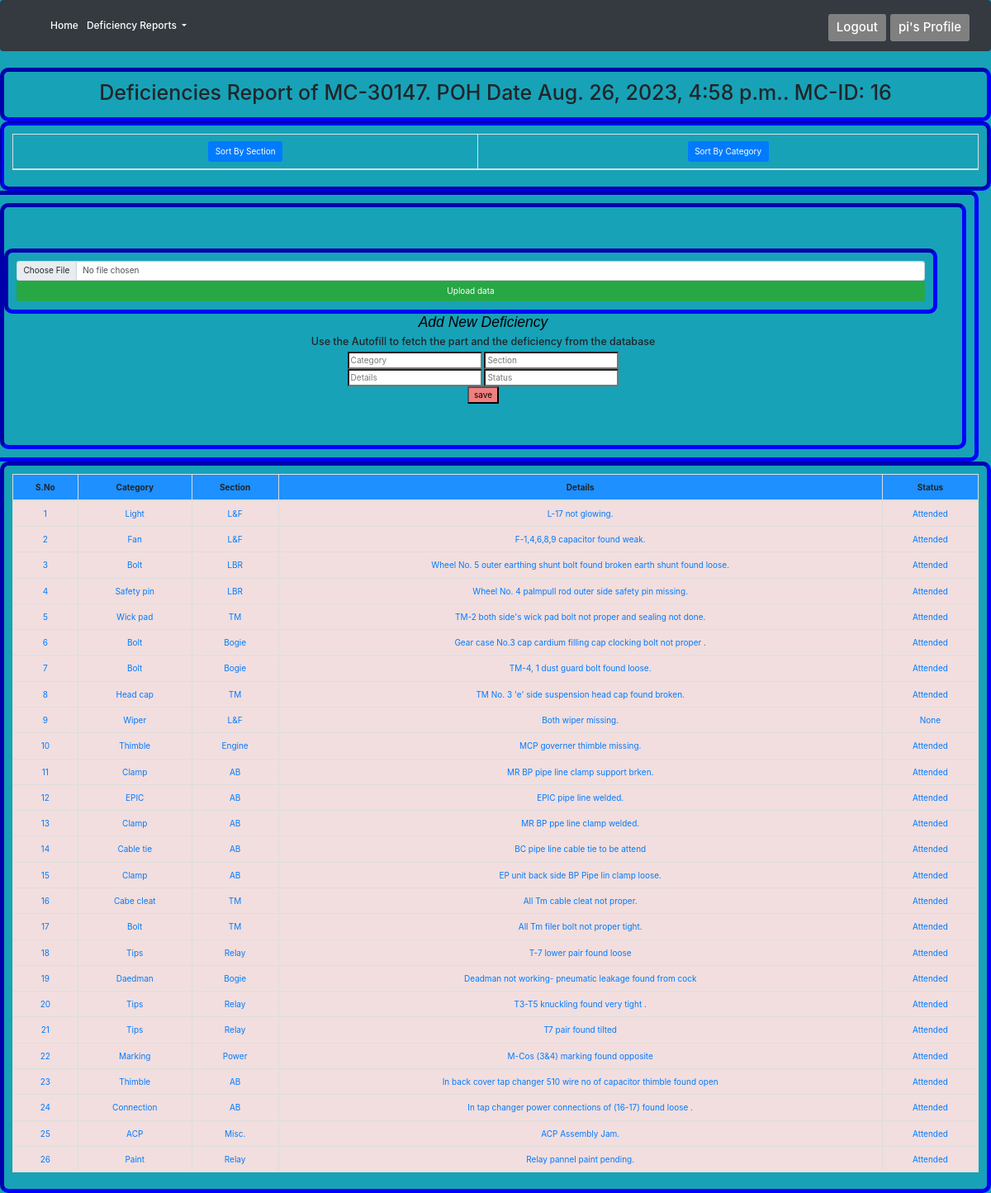
Page /defi/showMCdet/16/ (signed in) on the committed database.
### users/models.py (models this page shows, shortened)
class Profile(AbstractUser):
    DesignationChoices = (
        ("Officer", "Officer"),
        ("SSE/CB", "SSE/CB"),
        ("JE/CB", "JE/CB"),
        ("Techical Asst", "Technical Asst"),
    )
    PlaceOfPosting = (
        ("Sickline Office", "Sickline Office"),
        ("ROH Office", "ROH"),
        ("Contract Office", "Contract Office"),
        ("Tech Cell Office", "Tech Cell Office"),
        ("OMRS Office", "OMRS Office"),
        ("SSE Planning Office", "SSE Planning Office"),
        ("M&P Section", "M&P Section"),
        ("CB Administration", "CB Administration"),
        ("Stores", "Stores"),
        ("Wheel Shop", "Wheel Shop"),
    )
    Name = models.OneToOneField(
        settings.AUTH_USER_MODEL, on_delete=models.CASCADE, null=True, blank=True)
    image = models.ImageField(default='default.jpg', upload_to='profile_pics')
    Mobile = models.BigIntegerField(null=True, blank=True)
    LocalAddress = models.TextField(null=True, blank=True)
    IDNumber = models.CharField(max_length=30, default='ID Number', null=True)
    Designation = models.CharField(max_length=30, default='JE/CB', null=True, blank=True)
    Posted = models.CharField(max_length=30, choices=PlaceOfPosting, default='Tech Cell Office', null=True, blank=True)
    DateOfJoining = models.DateField(null=True, default='1001-01-01', blank=True)

### defi/models.py (models this page shows)
class MC(models.Model):
    MCName = models.CharField(max_length=100, unique=True)
    Date = models.DateTimeField(default=timezone.now)
    POHDate = models.DateField(null=True, blank=True)
    Shop = models.ForeignKey(Shop, on_delete=models.CASCADE,null=True, related_name='MCShop')
    Shed = models.ForeignKey(Shed, on_delete=models.CASCADE,null=True, related_name='MCShed')
    author = models.ForeignKey(
        settings.AUTH_USER_MODEL, on_delete=models.DO_NOTHING, null=True, related_name='mcauth')
    def __str__(self):
        return self.MCName

class MCRemark(models.Model):
    Date = models.DateTimeField(default=timezone.now)
    MCName = models.ForeignKey(MC, on_delete=models.CASCADE, related_name='MCName1')
    POHDate = models.DateField(null=True, blank=True)
    MCDefArea = models.ForeignKey(MCArea, on_delete=models.CASCADE, related_name='MCArea1')
    MCSecArea = models.ForeignKey(MCSec, on_delete=models.CASCADE,null=True, related_name='MCSecArea1')
    MCStatus = models.ForeignKey(Status, on_delete=models.CASCADE,null=True, related_name='MCStatus')
    MCDef = models.CharField(max_length=500, blank=True, null=True)
    def __str__(self):
        return f"{self.MCName}-{self.POHDate}-{self.MCDefArea}-{self.MCSecArea}-{self.MCDef}"

class MCArea(models.Model):
    MCArea = models.CharField(max_length=100, blank=True, null=True, unique=True)
    Date = models.DateTimeField(default=timezone.now)
    def __str__(self):
        return self.MCArea

class MCSec(models.Model):
    MCSec = models.CharField(max_length=100, blank=True, null=True, unique=True)
    Date = models.DateTimeField(default=timezone.now)
    def __str__(self):
        return self.MCSec

class Status(models.Model):
    Status = models.CharField(max_length=100, blank=True, null=True, unique=True)
    Date = models.DateTimeField(default=timezone.now)
    def __str__(self):
        return self.Status

### defi/views.py (the view)
# urls.py: path('showMCdet/<int:Serial>/', views.showMCdet, name='showMCdet'),
@login_required
def showMCdet(request, Serial):
    p = MC.objects.get(id=Serial)
    q = MCRemark.objects.filter(MCName=p.id).order_by('-Date')
    print(q)
    context = {
        'object': p,
        'q' : q,
    }
    print(context)
    return render(request, 'deficiencies/mcdefdet.html', context)

### templates/deficiencies/mcdefdet.html (shortened to what this page needs)
{%extends 'charts/base.html'%}
{%block content%}
<div class="center">
<h1>Deficiencies Report of {{ object.MCName }}. POH Date {{ object.Date}}.  MC-ID: {{object.id}}</h1>
</div>
<div class="overflow-auto w-100 h-10 center3">
    <table class="table table-bordered ">
        <thead>
            <tr>
                <th>
    <form method="POST" action="{%url 'MCChartBySection' object.pk%}" >
        <input type="submit" value="Sort By Section" class="btn btn-primary custom-btn" >
      </form>
      </th>
      <th>
        <form method="POST" action="{%url 'MCChartByArea' object.pk%}" >
        <input type="submit" value="Sort By Category" class="btn btn-primary custom-btn" >
      </form>
      </th>
      </tr>
        </thead>
    </table>
</div>
    </div>
<div class="row center">
    <div class="col center2">
        {% if user.is_authenticated %}
        {%if user.is_superuser == 1%}
        <form method="POST" action="{%url 'MCExcelImport' object.pk %}" enctype="multipart/form-data">
            <div
             class="row center">
                            <input type="file" name="myfile" class="form-control">
                                     <button type="submit" class="btn btn-success" >Upload data</button>
                        </div>
          </form>
          {%endif%}
          {%endif%}
        <form method="POST" action="{%url 'addMCremark' object.pk %}">
            <h3 style="color:black; font-family:sans-serif; font-style:italic"> Add New Deficiency</h3>
            <h5>Use the Autofill to fetch the part and the deficiency from the database</h5>
            <input type="text" id="Part" name="Part" style="background-color: white; color:black" placeholder="Category"
                aria-label="Category" />
            <input type="text" id="Def" name="Def" style="background-color: white; color:black" placeholder="Section"
                aria-label="Section" />
            <br>
            <input type="text" id="Details" name="Details" style="background-color: white; color:black" placeholder="Details" aria-label="Details"/>
            <input type="text" id="Status" name="Status" style="background-color: white; color:black" placeholder="Status" aria-label="Status"/>
            <br>
            <input type="submit" value="save" style="background-color: lightcoral; color:black" />
        </form>
    </div>
</div>
<div class="center">
<div style="flex-grow: 8; background-color:DodgerBlue;">
    <table class="table table-bordered">
        <thead>
            <tr>
                <th>S.No</th>
                <th>Category</th>
                    <th>Section</th>
                    <th>Details</th>
                    <th>Status</th>
            </tr>
        </thead>
        <tbody>
            {%for obj in q %}
            <tr class='danger'>
                <td class='text-primary'>{{forloop.counter}}</td>
                <td class='text-primary'>{{obj.MCDefArea}}</td>
                    <td class='text-primary'>{{obj.MCSecArea}}</td>
                    <td class='text-primary'>{{obj.MCDef}}</td>
                    <td class='text-primary'>{{obj.MCStatus}}</td>
            </tr>
            {%endfor%}
        </tbody>
    </table>
</div>
</div>
{%endblock content%}

### templates/charts/nav.html (shortened to what this page needs)
<nav class="navbar navbar-expand-lg navbar-dark bg-dark">
  <a class="navbar-brand"
    style="color:rgb(255, 255, 255); font-weight: 500; font-size: 32px; margin-right:0px; margin-top:0px;"
    href="{% url 'home'%}"></a>
  <div class="collapse navbar-collapse" id="navbarSupportedContent">
    <ul class="navbar-nav mr-auto">
      {% if user.is_authenticated %}
      <li class="nav-item active">
        <a class="nav-link"
          style="color:rgb(255, 255, 255); font-weight: 500; font-size: 12px; margin-right:0px; margin-top:0px;"
          href="{% url 'home'%}">Home <span class="sr-only">(current)</span></a>
      </li>
      <li class="nav-item dropdown">
        <a class="nav-link dropdown-toggle"
          style="color:rgb(255, 255, 255); font-weight: 500; font-size: 12px; margin-right:0px; margin-top:0px;"
          href="#" id="navbarDropdown" role="button" data-toggle="dropdown" aria-haspopup="true" aria-expanded="false">
          Deficiency Reports
        </a>
      </li>
      {% endif %}
    </ul>
    <div>
      {% if user.is_authenticated %}
      <a class="nav-item nav-link navbar-right  btn-lg"
        style="background-color:Grey; color:White; font-weight: 500; font-size: 15px; margin-right:0px; margin-top:5px;"
        href="{%url 'profile'%}">{{user.username}}'s Profile</a>
      <a class="nav-item nav-link navbar-right btn-lg"
        style="background-color:Grey; color:White; font-weight: 500; font-size: 15px;  margin-right:5px; margin-top:5px;"
        href="{% url 'logout'%}">Logout</a>
      {% else %}
      <a class="nav-item nav-link navbar-right btn-lg"
        style="background-color:rgb(78, 170, 53); color:White; font-weight: 700; font-size: 15px; margin-right:0px; margin-top:5px;"
        href="{% url 'login'%}">Login</a>
      {% endif %}
    </div>
  </div>
</nav>

### templates/charts/base.html (style rules this page uses)
.center { margin: auto; width: 100%; border: 3px solid blue; padding: 10px; text-align: center; border-style: inset; border-width: 5px; border-radius: 10px; border-style: inset; border-width: 5px; border-radius: 10px; }
.center2 { margin: auto; width: 100%; border: 3px solid blue; padding: 50px; text-align: center; border-style: inset; border-width: 5px; border-radius: 10px; border-style: inset; border-width: 5px; border-radius: 10px; }
.center3 { margin: auto; width: 50%; border: 3px solid blue; padding: 10px; text-align: center; border-style: groove; border-width: 5px; border-radius: 10px; border-width: 5px; border-radius: 10px; }

### rows in the picture
Profile: username "pi"
MC: MCName "MC-30147", Date "Aug. 26, 2023, 4:58 p.m.", id "16"
MCRemark: MCDefArea "Light", MCSecArea "L&F", MCDef "L-17 not glowing.", MCStatus "Attended"
MCRemark: MCDefArea "Fan", MCSecArea "L&F", MCDef "F-1,4,6,8,9 capacitor found weak.", MCStatus "Attended"
MCRemark: MCDefArea "Bolt", MCSecArea "LBR", MCDef "Wheel No. 5 outer earthing shunt bolt found broken earth shunt found loose.", MCStatus "Attended"
MCRemark: MCDefArea "Safety pin", MCSecArea "LBR", MCDef "Wheel No. 4 palmpull rod outer side safety pin missing.", MCStatus "Attended"
MCRemark: MCDefArea "Wick pad", MCSecArea "TM", MCDef "TM-2 both side's wick pad bolt not proper and sealing not done.", MCStatus "Attended"
MCRemark: MCDefArea "Bolt", MCSecArea "Bogie", MCDef "Gear case No.3 cap cardium filling cap clocking bolt not proper .", MCStatus "Attended"
MCRemark: MCDefArea "Bolt", MCSecArea "Bogie", MCDef "TM-4, 1 dust guard bolt found loose.", MCStatus "Attended"
MCRemark: MCDefArea "Head cap", MCSecArea "TM", MCDef "TM No. 3 'e' side suspension head cap found broken.", MCStatus "Attended"
MCRemark: MCDefArea "Wiper", MCSecArea "L&F", MCDef "Both wiper missing.", MCStatus "None"
MCRemark: MCDefArea "Thimble", MCSecArea "Engine", MCDef "MCP governer thimble missing.", MCStatus "Attended"
MCRemark: MCDefArea "Clamp", MCSecArea "AB", MCDef "MR BP pipe line clamp support brken.", MCStatus "Attended"
MCRemark: MCDefArea "EPIC", MCSecArea "AB", MCDef "EPIC pipe line welded.", MCStatus "Attended"
MCRemark: MCDefArea "Clamp", MCSecArea "AB", MCDef "MR BP ppe line clamp welded.", MCStatus "Attended"
MCRemark: MCDefArea "Cable tie", MCSecArea "AB", MCDef "BC pipe line cable tie to be attend", MCStatus "Attended"
MCRemark: MCDefArea "Clamp", MCSecArea "AB", MCDef "EP unit back side BP Pipe lin clamp loose.", MCStatus "Attended"
MCRemark: MCDefArea "Cabe cleat", MCSecArea "TM", MCDef "All Tm cable cleat not proper.", MCStatus "Attended"
MCRemark: MCDefArea "Bolt", MCSecArea "TM", MCDef "All Tm filer bolt not proper tight.", MCStatus "Attended"
MCRemark: MCDefArea "Tips", MCSecArea "Relay", MCDef "T-7 lower pair found loose", MCStatus "Attended"
MCRemark: MCDefArea "Daedman", MCSecArea "Bogie", MCDef "Deadman not working- pneumatic leakage found from cock", MCStatus "Attended"
MCRemark: MCDefArea "Tips", MCSecArea "Relay", MCDef "T3-T5 knuckling found very tight .", MCStatus "Attended"
MCRemark: MCDefArea "Tips", MCSecArea "Relay", MCDef "T7 pair found tilted", MCStatus "Attended"
MCRemark: MCDefArea "Marking", MCSecArea "Power", MCDef "M-Cos (3&4) marking found opposite", MCStatus "Attended"
MCRemark: MCDefArea "Thimble", MCSecArea "AB", MCDef "In back cover tap changer 510 wire no of capacitor thimble found open", MCStatus "Attended"
MCRemark: MCDefArea "Connection", MCSecArea "AB", MCDef "In tap changer power connections of (16-17) found loose .", MCStatus "Attended"
MCRemark: MCDefArea "ACP", MCSecArea "Misc.", MCDef "ACP Assembly Jam.", MCStatus "Attended"
MCRemark: MCDefArea "Paint", MCSecArea "Relay", MCDef "Relay pannel paint pending.", MCStatus "Attended"
